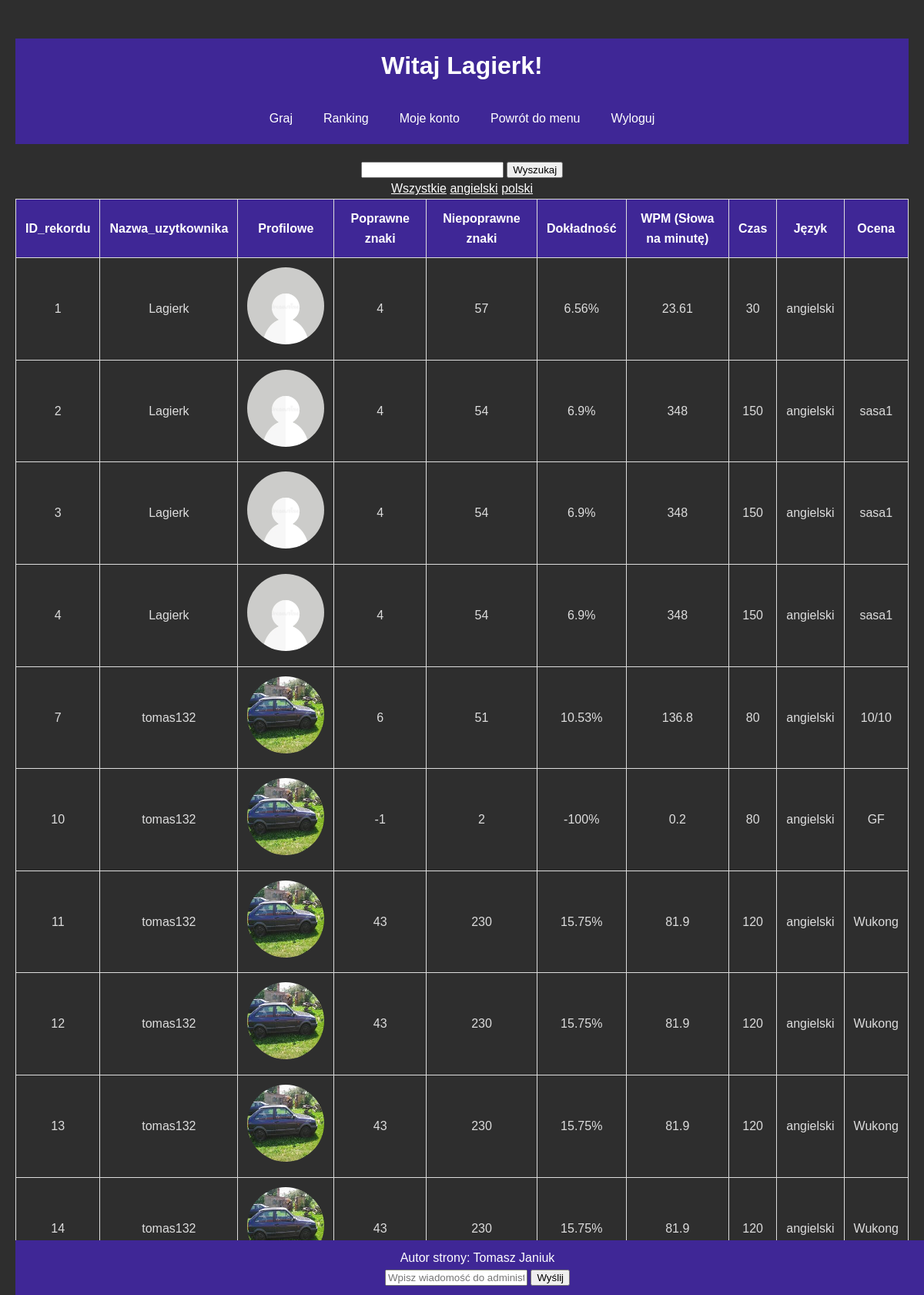
The page /record.php?idKat=1 (signed in) on the database its author committed.
### tables this page shows
CREATE TABLE `jezyki` (
  `id_jezyka` int(11) NOT NULL,
  `nazwa` varchar(255) NOT NULL
);

CREATE TABLE `ranking` (
  `id_rekordu` int(11) NOT NULL,
  `ID_uzytkownika` int(10) UNSIGNED DEFAULT NULL,
  `poprawne_znaki` int(11) NOT NULL,
  `niepoprawne_znaki` int(11) NOT NULL,
  `dokladnosc` varchar(10) NOT NULL,
  `wpm` double NOT NULL,
  `czas` varchar(20) NOT NULL,
  `id_jezyka` int(10) DEFAULT NULL,
  `OCENA` text NOT NULL
);

CREATE TABLE `uzytkownicy` (
  `ID_uzytkownika` int(10) UNSIGNED NOT NULL,
  `Nazwa_uzytkownika` varchar(50) NOT NULL,
  `Email` varchar(50) NOT NULL,
  `Haslo` varchar(50) NOT NULL,
  `rola` varchar(50) NOT NULL DEFAULT 'user',
  `profilowe` varchar(255) DEFAULT NULL
);

### record.php (the view, shortened to what this page needs)
<?php
require('db.php');
?>
<!DOCTYPE html>
<html>
<head>
    <link rel="stylesheet" href="stylesmenu.css">
</head>
<body>
    <header>
        <h1>Witaj <?= $_SESSION["Login"] ?>!</h1>
    </header>
    <nav>
        <a href="settings.php">Graj</a>
        <a href="record.php">Ranking</a>
        <a href="myAccout.php">Moje konto</a>
        <a href="menu.php">Powrót do menu</a>
        <a href="logout.php">Wyloguj</a>
    </nav>
    <form>
        <p>
            <input type="text" name="fraza">
            <input type="submit" value="Wyszukaj">
        </p>
    </form>
    <?php
    echo "<a style='color: white;' href='record.php'>Wszystkie</a>";
    $sqlKat = "SELECT * FROM jezyki";
    $resultKat = $conn->query($sqlKat);
    while ($rowKat = $resultKat->fetch_object()) {
        echo " <a href='record.php?idKat={$rowKat->id_jezyka}' style='color: white;'>{$rowKat->nazwa}</a>";
    }
    $sql = "SELECT r.id_rekordu, u.ID_uzytkownika, u.profilowe, u.Nazwa_uzytkownika, r.poprawne_znaki,
    r.niepoprawne_znaki, r.dokladnosc, r.wpm, r.czas, j.nazwa, j.ID_jezyka, r.ocena
FROM ranking r
JOIN uzytkownicy u ON r.ID_uzytkownika = u.ID_uzytkownika
JOIN jezyki j ON r.ID_jezyka = j.ID_jezyka";
    if (isset($_GET["idKat"])) {
        $idKat = $_GET["idKat"];
        $sql .= " WHERE j.ID_jezyka = $idKat";
    } elseif (isset($_GET["fraza"])) {
        $fraza = $_GET["fraza"];
        $sql .= " WHERE u.Nazwa_uzytkownika LIKE '%$fraza%'";
    }
    $result = $conn->query($sql);
    if ($result->num_rows > 0) {
        echo "<table>";
        echo "<tr><th>ID_rekordu</th><th>Nazwa_uzytkownika</th><th>Profilowe</th><th>Poprawne znaki</th><th>Niepoprawne znaki</th><th>Dokładność</th><th>WPM (Słowa na minutę)</th><th>Czas</th><th>Język</th><th>Ocena</th></tr>";
        while ($row = $result->fetch_object()) {
            echo "<tr>";
            echo "<td>$row->id_rekordu</td>";
            echo "<td>$row->Nazwa_uzytkownika</td>";
            echo "<td><img src='obrazy/{$row->profilowe}' style='width:100px; height: 100px;'></td>";
            echo "<td>$row->poprawne_znaki</td>";
            echo "<td>$row->niepoprawne_znaki</td>";
            echo "<td>$row->dokladnosc</td>";
            echo "<td>$row->wpm</td>";
            echo "<td>$row->czas</td>";
            echo "<td>$row->nazwa</td>";
            echo "<td>$row->ocena</td>";
            echo "</tr>";
        }
        echo "</table>";
    } else {
        echo "<p>Brak wyników.</p>";
    }
    ?>
<footer>
        <p> Autor strony: Tomasz Janiuk</p>
        <form id="feedbackForm" method="post">
        <input type="text" name="feedback" placeholder="Wpisz wiadomość do administratora">
        <input type="submit" value="Wyślij">
    </form>
</body>
</html>

### stylesmenu.css (style rules this page uses)
body, h1, p, nav { margin: 0; padding: 0; }
body { font-family: Arial, sans-serif; line-height: 1.6; padding: 0 20px; text-align: center; margin-top: 50px; background-color: rgb(46, 46, 46); color: rgb(211, 211, 211); }
header { background-color: #3f2796; color: #fff; padding: 10px 0; text-align: center; }
nav { background-color: #3f2796; color: #fff; display: flex; justify-content: center; padding: 10px; margin-bottom: 20px; }
nav a { color: #fff; text-decoration: none; padding: 10px 15px; margin: 0 5px; border-radius: 5px; transition: background-color 0.3s, color 0.3s; }
footer { text-align: center; padding: 10px 0; background-color: #3f2796; color: #fff; position: fixed; bottom: 0; width: 100%; }
table { width: 100%; border-collapse: collapse; margin-bottom: 20px; }
table, th, td { border: 1px solid #ddd; }
th, td { padding: 12px; text-align: center; color: #ddd; }
th { background-color: #3f2796; color: white; }
img { border-radius: 50%; width: 100px; height: 100; }

### rows shown on the page
jezyki: nazwa "angielski"
jezyki: nazwa "polski"
ranking: id_rekordu "1", ID_uzytkownika.Nazwa_uzytkownika "Lagierk", ID_uzytkownika.profilowe (placeholder picture), poprawne_znaki "4", niepoprawne_znaki "57", dokladnosc "6.56%", wpm "23.61", czas "30", id_jezyka.nazwa "angielski"
ranking: id_rekordu "2", ID_uzytkownika.Nazwa_uzytkownika "Lagierk", ID_uzytkownika.profilowe (placeholder picture), poprawne_znaki "4", niepoprawne_znaki "54", dokladnosc "6.9%", wpm "348", czas "150", id_jezyka.nazwa "angielski", OCENA "sasa1"
ranking: id_rekordu "3", ID_uzytkownika.Nazwa_uzytkownika "Lagierk", ID_uzytkownika.profilowe (placeholder picture), poprawne_znaki "4", niepoprawne_znaki "54", dokladnosc "6.9%", wpm "348", czas "150", id_jezyka.nazwa "angielski", OCENA "sasa1"
ranking: id_rekordu "4", ID_uzytkownika.Nazwa_uzytkownika "Lagierk", ID_uzytkownika.profilowe (placeholder picture), poprawne_znaki "4", niepoprawne_znaki "54", dokladnosc "6.9%", wpm "348", czas "150", id_jezyka.nazwa "angielski", OCENA "sasa1"
ranking: id_rekordu "7", ID_uzytkownika.Nazwa_uzytkownika "tomas132", ID_uzytkownika.profilowe (picture), poprawne_znaki "6", niepoprawne_znaki "51", dokladnosc "10.53%", wpm "136.8", czas "80", id_jezyka.nazwa "angielski", OCENA "10/10"
ranking: id_rekordu "10", ID_uzytkownika.Nazwa_uzytkownika "tomas132", ID_uzytkownika.profilowe (picture), poprawne_znaki "-1", niepoprawne_znaki "2", dokladnosc "-100%", wpm "0.2", czas "80", id_jezyka.nazwa "angielski", OCENA "GF"
ranking: id_rekordu "11", ID_uzytkownika.Nazwa_uzytkownika "tomas132", ID_uzytkownika.profilowe (picture), poprawne_znaki "43", niepoprawne_znaki "230", dokladnosc "15.75%", wpm "81.9", czas "120", id_jezyka.nazwa "angielski", OCENA "Wukong"
ranking: id_rekordu "12", ID_uzytkownika.Nazwa_uzytkownika "tomas132", ID_uzytkownika.profilowe (picture), poprawne_znaki "43", niepoprawne_znaki "230", dokladnosc "15.75%", wpm "81.9", czas "120", id_jezyka.nazwa "angielski", OCENA "Wukong"
ranking: id_rekordu "13", ID_uzytkownika.Nazwa_uzytkownika "tomas132", ID_uzytkownika.profilowe (picture), poprawne_znaki "43", niepoprawne_znaki "230", dokladnosc "15.75%", wpm "81.9", czas "120", id_jezyka.nazwa "angielski", OCENA "Wukong"
ranking: id_rekordu "14", ID_uzytkownika.Nazwa_uzytkownika "tomas132", ID_uzytkownika.profilowe (picture), poprawne_znaki "43", niepoprawne_znaki "230", dokladnosc "15.75%", wpm "81.9", czas "120", id_jezyka.nazwa "angielski", OCENA "Wukong"

### other values the page prints
$_SESSION["Login"] "Lagierk"
